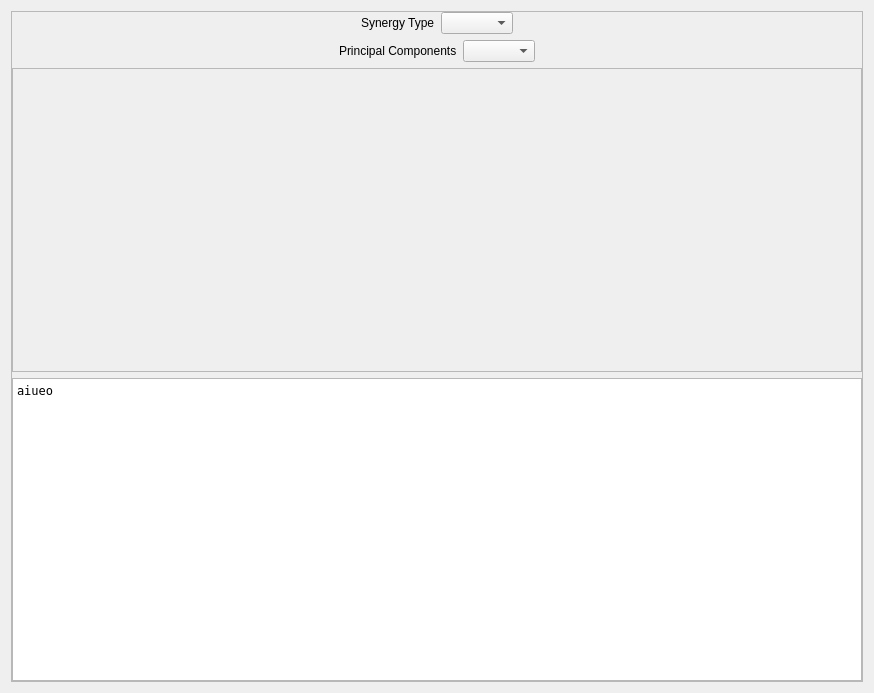
<?xml version="1.0" encoding="UTF-8"?>
<ui version="4.0">
 <class>JointSliderDockWidget</class>
 <widget class="QWidget" name="JointSliderDockWidget">
  <property name="geometry">
   <rect>
    <x>0</x>
    <y>0</y>
    <width>874</width>
    <height>693</height>
   </rect>
  </property>
  <property name="sizePolicy">
   <sizepolicy hsizetype="Preferred" vsizetype="Preferred">
    <horstretch>0</horstretch>
    <verstretch>0</verstretch>
   </sizepolicy>
  </property>
  <property name="windowTitle">
   <string>Joint Slider</string>
  </property>
  <property name="autoFillBackground">
   <bool>true</bool>
  </property>
  <layout class="QGridLayout" name="gridLayout_2">
   <item row="0" column="0">
    <layout class="QGridLayout" name="gridLayout">
     <item row="1" column="0">
      <widget class="QFrame" name="frame">
       <property name="frameShape">
        <enum>QFrame::StyledPanel</enum>
       </property>
       <property name="frameShadow">
        <enum>QFrame::Raised</enum>
       </property>
       <layout class="QVBoxLayout" name="verticalLayout_2">
        <property name="leftMargin">
         <number>0</number>
        </property>
        <property name="topMargin">
         <number>0</number>
        </property>
        <property name="rightMargin">
         <number>0</number>
        </property>
        <property name="bottomMargin">
         <number>0</number>
        </property>
        <item>
         <layout class="QHBoxLayout" name="horizontalLayout_3">
          <item>
           <spacer name="horizontalSpacer_4">
            <property name="orientation">
             <enum>Qt::Horizontal</enum>
            </property>
            <property name="sizeHint" stdset="0">
             <size>
              <width>40</width>
              <height>20</height>
             </size>
            </property>
           </spacer>
          </item>
          <item>
           <widget class="QLabel" name="label">
            <property name="text">
             <string>Synergy Type</string>
            </property>
           </widget>
          </item>
          <item>
           <widget class="QComboBox" name="synergyTypeCombo"/>
          </item>
          <item>
           <spacer name="horizontalSpacer_3">
            <property name="orientation">
             <enum>Qt::Horizontal</enum>
            </property>
            <property name="sizeHint" stdset="0">
             <size>
              <width>40</width>
              <height>20</height>
             </size>
            </property>
           </spacer>
          </item>
         </layout>
        </item>
        <item>
         <layout class="QHBoxLayout" name="horizontalLayout_4">
          <item>
           <spacer name="horizontalSpacer_5">
            <property name="orientation">
             <enum>Qt::Horizontal</enum>
            </property>
            <property name="sizeHint" stdset="0">
             <size>
              <width>40</width>
              <height>20</height>
             </size>
            </property>
           </spacer>
          </item>
          <item>
           <widget class="QLabel" name="label_2">
            <property name="text">
             <string>Principal Components</string>
            </property>
           </widget>
          </item>
          <item>
           <widget class="QComboBox" name="pcNumberCombo"/>
          </item>
          <item>
           <spacer name="horizontalSpacer_6">
            <property name="orientation">
             <enum>Qt::Horizontal</enum>
            </property>
            <property name="sizeHint" stdset="0">
             <size>
              <width>40</width>
              <height>20</height>
             </size>
            </property>
           </spacer>
          </item>
         </layout>
        </item>
        <item>
         <widget class="QScrollArea" name="scrollArea">
          <property name="widgetResizable">
           <bool>true</bool>
          </property>
          <widget class="QWidget" name="scrollAreaWidgetContents">
           <property name="geometry">
            <rect>
             <x>0</x>
             <y>0</y>
             <width>850</width>
             <height>301</height>
            </rect>
           </property>
           <property name="minimumSize">
            <size>
             <width>0</width>
             <height>0</height>
            </size>
           </property>
           <layout class="QHBoxLayout" name="horizontalLayout">
            <property name="spacing">
             <number>3</number>
            </property>
            <property name="sizeConstraint">
             <enum>QLayout::SetNoConstraint</enum>
            </property>
            <property name="leftMargin">
             <number>0</number>
            </property>
            <property name="topMargin">
             <number>0</number>
            </property>
            <property name="rightMargin">
             <number>0</number>
            </property>
            <property name="bottomMargin">
             <number>0</number>
            </property>
           </layout>
          </widget>
         </widget>
        </item>
        <item>
         <layout class="QHBoxLayout" name="horizontalLayout_8">
          <item>
           <widget class="QTextEdit" name="synergyVectorViewer">
            <property name="sizePolicy">
             <sizepolicy hsizetype="Expanding" vsizetype="Expanding">
              <horstretch>0</horstretch>
              <verstretch>5</verstretch>
             </sizepolicy>
            </property>
            <property name="font">
             <font>
              <family>DejaVu Sans Mono</family>
              <pointsize>8</pointsize>
             </font>
            </property>
            <property name="html">
             <string>&lt;!DOCTYPE HTML PUBLIC &quot;-//W3C//DTD HTML 4.0//EN&quot; &quot;http://www.w3.org/TR/REC-html40/strict.dtd&quot;&gt;
&lt;html&gt;&lt;head&gt;&lt;meta name=&quot;qrichtext&quot; content=&quot;1&quot; /&gt;&lt;style type=&quot;text/css&quot;&gt;
p, li { white-space: pre-wrap; }
&lt;/style&gt;&lt;/head&gt;&lt;body style=&quot; font-family:'DejaVu Sans Mono'; font-size:8pt; font-weight:400; font-style:normal;&quot;&gt;
&lt;p style=&quot; margin-top:0px; margin-bottom:0px; margin-left:0px; margin-right:0px; -qt-block-indent:0; text-indent:0px;&quot;&gt;&lt;span style=&quot; font-family:'Sans Serif'; font-size:9pt;&quot;&gt;aiueo&lt;/span&gt;&lt;/p&gt;&lt;/body&gt;&lt;/html&gt;</string>
            </property>
           </widget>
          </item>
         </layout>
        </item>
       </layout>
      </widget>
     </item>
    </layout>
   </item>
  </layout>
 </widget>
 <resources/>
 <connections/>
</ui>
